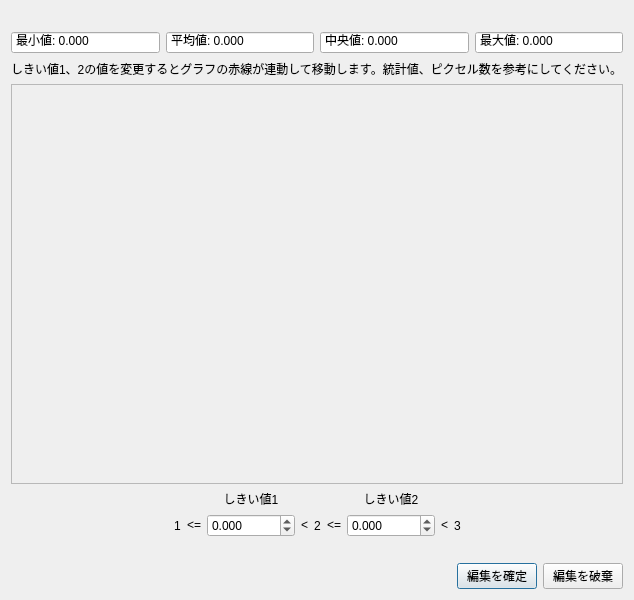
<?xml version="1.0" encoding="UTF-8"?>
<ui version="4.0">
 <class>Dialog</class>
 <widget class="QDialog" name="Dialog">
  <property name="geometry">
   <rect>
    <x>0</x>
    <y>0</y>
    <width>580</width>
    <height>591</height>
   </rect>
  </property>
  <property name="windowTitle">
   <string>統計値</string>
  </property>
  <layout class="QVBoxLayout" name="verticalLayout">
   <item>
    <widget class="QLabel" name="layernameLabel">
     <property name="text">
      <string/>
     </property>
    </widget>
   </item>
   <item>
    <layout class="QGridLayout" name="gridLayout">
     <item row="1" column="1">
      <widget class="QDoubleSpinBox" name="meanSpinbox">
       <property name="readOnly">
        <bool>true</bool>
       </property>
       <property name="buttonSymbols">
        <enum>QAbstractSpinBox::NoButtons</enum>
       </property>
       <property name="prefix">
        <string>平均値: </string>
       </property>
       <property name="decimals">
        <number>3</number>
       </property>
       <property name="maximum">
        <double>9999999.000000000000000</double>
       </property>
      </widget>
     </item>
     <item row="1" column="3">
      <widget class="QDoubleSpinBox" name="maxSpinbox">
       <property name="readOnly">
        <bool>true</bool>
       </property>
       <property name="buttonSymbols">
        <enum>QAbstractSpinBox::NoButtons</enum>
       </property>
       <property name="prefix">
        <string>最大値: </string>
       </property>
       <property name="decimals">
        <number>3</number>
       </property>
       <property name="maximum">
        <double>9999999.000000000000000</double>
       </property>
      </widget>
     </item>
     <item row="1" column="0">
      <widget class="QDoubleSpinBox" name="minSpinbox">
       <property name="readOnly">
        <bool>true</bool>
       </property>
       <property name="buttonSymbols">
        <enum>QAbstractSpinBox::NoButtons</enum>
       </property>
       <property name="prefix">
        <string>最小値: </string>
       </property>
       <property name="decimals">
        <number>3</number>
       </property>
       <property name="maximum">
        <double>9999999.000000000000000</double>
       </property>
      </widget>
     </item>
     <item row="1" column="2">
      <widget class="QDoubleSpinBox" name="medianSpinbox">
       <property name="readOnly">
        <bool>true</bool>
       </property>
       <property name="buttonSymbols">
        <enum>QAbstractSpinBox::NoButtons</enum>
       </property>
       <property name="prefix">
        <string>中央値: </string>
       </property>
       <property name="decimals">
        <number>3</number>
       </property>
       <property name="maximum">
        <double>9999999.000000000000000</double>
       </property>
      </widget>
     </item>
    </layout>
   </item>
   <item>
    <widget class="QLabel" name="label">
     <property name="text">
      <string>しきい値1、2の値を変更するとグラフの赤線が連動して移動します。統計値、ピクセル数を参考にしてください。</string>
     </property>
    </widget>
   </item>
   <item>
    <widget class="QFrame" name="graphAreaFrame">
     <property name="minimumSize">
      <size>
       <width>0</width>
       <height>400</height>
      </size>
     </property>
     <property name="frameShape">
      <enum>QFrame::StyledPanel</enum>
     </property>
     <property name="frameShadow">
      <enum>QFrame::Raised</enum>
     </property>
     <layout class="QVBoxLayout" name="verticalLayout_2"/>
    </widget>
   </item>
   <item>
    <layout class="QGridLayout" name="gridLayout_2">
     <item row="1" column="9">
      <widget class="QLabel" name="thresholdScore3Label">
       <property name="text">
        <string>3</string>
       </property>
       <property name="alignment">
        <set>Qt::AlignCenter</set>
       </property>
      </widget>
     </item>
     <item row="1" column="2">
      <widget class="QLabel" name="label_7">
       <property name="text">
        <string>&lt;=</string>
       </property>
       <property name="alignment">
        <set>Qt::AlignCenter</set>
       </property>
      </widget>
     </item>
     <item row="1" column="5">
      <widget class="QLabel" name="thresholdScore2Label">
       <property name="text">
        <string>2</string>
       </property>
       <property name="alignment">
        <set>Qt::AlignCenter</set>
       </property>
      </widget>
     </item>
     <item row="1" column="6">
      <widget class="QLabel" name="label_10">
       <property name="text">
        <string>&lt;=</string>
       </property>
       <property name="alignment">
        <set>Qt::AlignCenter</set>
       </property>
      </widget>
     </item>
     <item row="1" column="3">
      <widget class="QDoubleSpinBox" name="threshold1Spinbox">
       <property name="decimals">
        <number>3</number>
       </property>
       <property name="minimum">
        <double>-10000.000000000000000</double>
       </property>
       <property name="maximum">
        <double>10000.000000000000000</double>
       </property>
       <property name="singleStep">
        <double>1.000000000000000</double>
       </property>
      </widget>
     </item>
     <item row="1" column="4">
      <widget class="QLabel" name="label_8">
       <property name="text">
        <string>&lt;</string>
       </property>
       <property name="alignment">
        <set>Qt::AlignCenter</set>
       </property>
      </widget>
     </item>
     <item row="1" column="7">
      <widget class="QDoubleSpinBox" name="threshold2Spinbox">
       <property name="decimals">
        <number>3</number>
       </property>
       <property name="minimum">
        <double>-10000.000000000000000</double>
       </property>
       <property name="maximum">
        <double>10000.000000000000000</double>
       </property>
       <property name="singleStep">
        <double>1.000000000000000</double>
       </property>
      </widget>
     </item>
     <item row="0" column="7">
      <widget class="QLabel" name="label_99">
       <property name="text">
        <string>しきい値2</string>
       </property>
       <property name="alignment">
        <set>Qt::AlignCenter</set>
       </property>
      </widget>
     </item>
     <item row="2" column="0">
      <spacer name="horizontalSpacer_2">
       <property name="orientation">
        <enum>Qt::Horizontal</enum>
       </property>
       <property name="sizeType">
        <enum>QSizePolicy::Expanding</enum>
       </property>
       <property name="sizeHint" stdset="0">
        <size>
         <width>40</width>
         <height>20</height>
        </size>
       </property>
      </spacer>
     </item>
     <item row="1" column="1">
      <widget class="QLabel" name="thresholdScore1Label">
       <property name="text">
        <string>1</string>
       </property>
       <property name="alignment">
        <set>Qt::AlignCenter</set>
       </property>
      </widget>
     </item>
     <item row="1" column="8">
      <widget class="QLabel" name="label_12">
       <property name="text">
        <string>&lt;</string>
       </property>
       <property name="alignment">
        <set>Qt::AlignCenter</set>
       </property>
      </widget>
     </item>
     <item row="2" column="10">
      <spacer name="horizontalSpacer_3">
       <property name="orientation">
        <enum>Qt::Horizontal</enum>
       </property>
       <property name="sizeType">
        <enum>QSizePolicy::Expanding</enum>
       </property>
       <property name="sizeHint" stdset="0">
        <size>
         <width>40</width>
         <height>20</height>
        </size>
       </property>
      </spacer>
     </item>
     <item row="0" column="3">
      <widget class="QLabel" name="label_15">
       <property name="text">
        <string>しきい値1</string>
       </property>
       <property name="alignment">
        <set>Qt::AlignCenter</set>
       </property>
      </widget>
     </item>
    </layout>
   </item>
   <item>
    <spacer name="verticalSpacer">
     <property name="orientation">
      <enum>Qt::Vertical</enum>
     </property>
     <property name="sizeHint" stdset="0">
      <size>
       <width>20</width>
       <height>40</height>
      </size>
     </property>
    </spacer>
   </item>
   <item>
    <layout class="QHBoxLayout" name="horizontalLayout_2">
     <item>
      <spacer name="horizontalSpacer">
       <property name="orientation">
        <enum>Qt::Horizontal</enum>
       </property>
       <property name="sizeHint" stdset="0">
        <size>
         <width>40</width>
         <height>20</height>
        </size>
       </property>
      </spacer>
     </item>
     <item>
      <widget class="QPushButton" name="okButton">
       <property name="text">
        <string>編集を確定</string>
       </property>
      </widget>
     </item>
     <item>
      <widget class="QPushButton" name="cancelButton">
       <property name="text">
        <string>編集を破棄</string>
       </property>
      </widget>
     </item>
    </layout>
   </item>
  </layout>
 </widget>
 <tabstops>
  <tabstop>okButton</tabstop>
  <tabstop>cancelButton</tabstop>
 </tabstops>
 <resources/>
 <connections/>
</ui>
